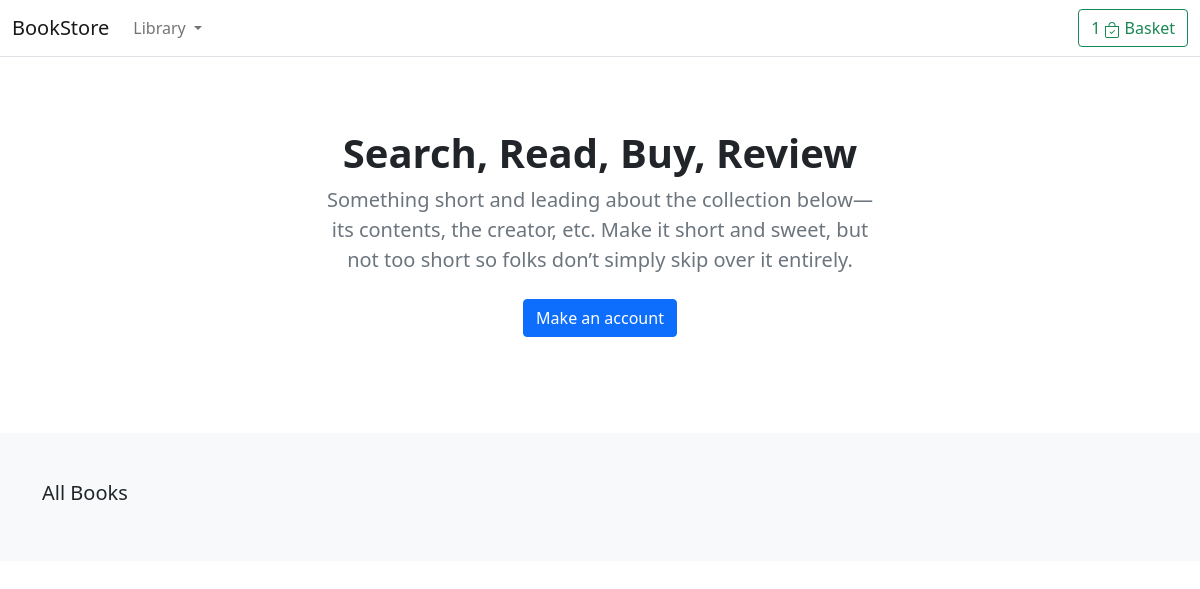
The app's page /, older data.
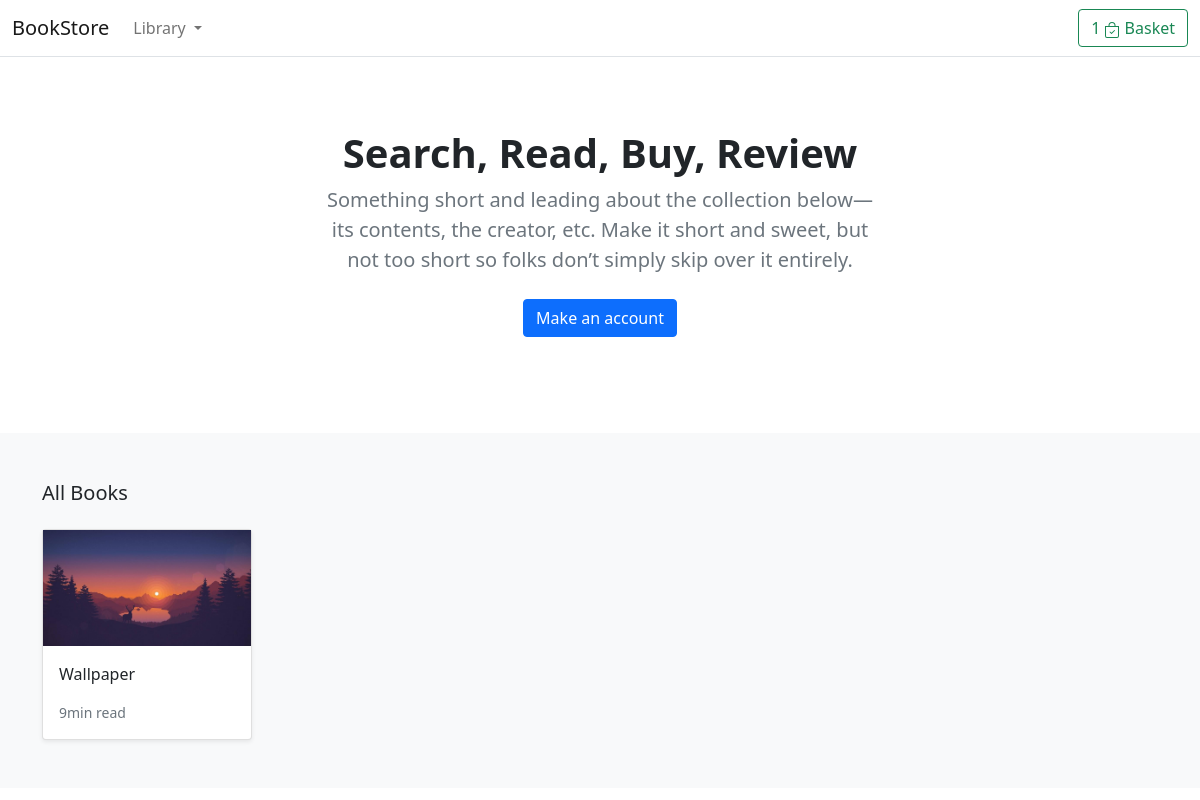
The same page, newer data.
### store/models.py (models this page shows, shortened)
class Product(models.Model):
    category = models.ForeignKey(Category, related_name='product', on_delete=models.CASCADE)
    created_by = models.ForeignKey(User, on_delete=models.CASCADE, related_name="product_creator")
    title = models.CharField(max_length=255)
    author = models.CharField(max_length=255, default='admin')
    description = models.TextField(blank=True)
    image = models.ImageField(upload_to='images', default='images/default.png')
    slug = models.SlugField(max_length=255)
    price = models.DecimalField(max_digits=4, decimal_places=2)
    in_stock = models.BooleanField(default=True)
    is_active = models.BooleanField(default=True)
    created = models.DateTimeField(auto_now_add=True)
    updated = models.DateTimeField(auto_now=True)
    objects = models.Manager()
    products = ProductManager()
    class Meta:
        verbose_name_plural = 'Products'
        ordering = ('-created',)
    def get_absolute_url(self):
        return reverse('store:product_detail', args=[self.slug])

### store/views.py (the view)
# urls.py: path('', views.products_all.as_view(), name='products_all'), # Home view
class products_all(View):
    def get(self, request):
        products = Product.products.all()
        return render(request, 'store/home.html', {'products': products})

### basket/context_processors.py (called while the page is built)
def basket(request):
    return {
        'basket': Basket(request)
    }

### store/context_processors.py (called while the page is built)
def categories(request):
    return {
        'categories': Category.objects.all()
    }

### store/models.py (called while the page is built)
    def get_queryset(self):
        return super(ProductManager, self).get_queryset().filter(is_active=True)

    def get_absolute_url(self):
        return reverse('store:category_list', args=[self.slug])

### templates/store/home.html (shortened to what this page needs)
{% extends '../base.html' %}
{% load static %}
{% block content %}
<main>
    <section class="py-5 text-center container">
        <div class="row py-lg-4">
          <div class="col-lg-6 col-md-8 mx-auto">
            <h1 class="h1 fw-bold">Search, Read, Buy, Review</h1>
            <p class="lead text-muted">Something short and leading about the collection below—its contents, the creator,
              etc. Make it short and sweet, but not too short so folks don’t simply skip over it entirely.</p>
            <p>
              <a href="#" class="btn btn-primary my-2">Make an account</a>
            </p>
          </div>
        </div>
      </section>
      <div class="album py-5 bg-light">
        <div class="container">
          <div class="pb-3 h5">All Books</div>
          <div class="row row-cols-1 row-cols-sm-2 row-cols-md-5 g-3">
            {% for product in products %}
            <div class="col">
              <div class="card shadow-sm">
                <img class="img-fluid" alt="Responsive image" src="{{ product.image.url }}">
                <div class="card-body">
                  <p class="card-text">
                    <a class="text-dark text-decoration-none" href="{{ product.get_absolute_url }}">{{ product.title }}</a>
                  </p>
                  <div class="d-flex justify-content-between align-items-center">
                    <small class="text-muted">9min read</small>
                  </div>
                </div>
              </div>
            </div>
            {% endfor %}
          </div>
        </div>
      </div>
</main>
{% endblock content %}

### templates/base.html (shortened to what this page needs)
{% load static %}
<!DOCTYPE html>
<html lang="en">
    <head>
        <link href="https://cdn.jsdelivr.net/npm/bootstrap@5.0.0-beta1/dist/css/bootstrap.min.css" rel="stylesheet">
    </head>
  <body>
    <header>
        <nav class="navbar navbar-expand-md navbar-light bg-white border-bottom">
            <div class="container-fluid">
                <a href="/" class="navbar-brand">BookStore</a>
                <div class="collapse navbar-collapse" id="navbarCollapse">
                    <ul class="navbar-nav me-auto mb-2 mb-md-0">
                        <li class="nav-item dropdown">
                            <a class="nav-link dropdown-toggle" href="#" id="navbarDropdown" role="button"
                                data-bs-toggle="dropdown" aria-expanded="false">
                                Library
                            </a>
                        </li>
                    </ul>
                    <a type="button" role="button" href="{{ "basket:basket_summary" }}" class="btn btn-outline-success">
                        <div class="">
                            1
                              Basket
                        </div>
                    </a>
                </div>
            </div>
        </nav>
    </header>
    <div id="content">{% block content %} {% endblock %}</div>
  </body>
</html>

Row changes from the older to the newer data that the page shows:
added Product: image (picture), title "Wallpaper"
